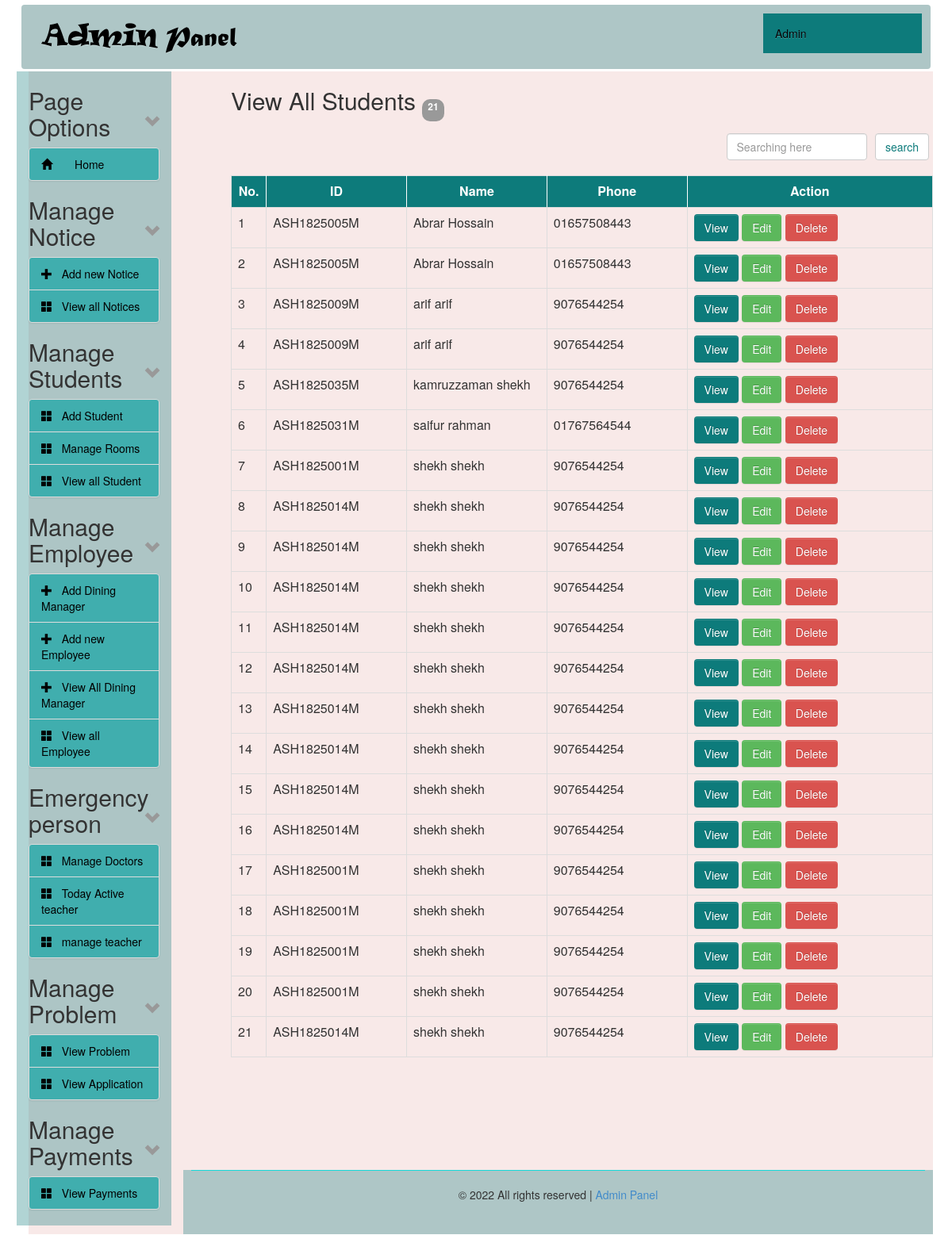
/admin/view_student.php (signed in), run on the app's committed database.
### tables this page shows
CREATE TABLE `tbl_student` (
  `id` int(11) NOT NULL,
  `university_id` varchar(11) NOT NULL,
  `name` varchar(100) NOT NULL,
  `email` varchar(255) NOT NULL,
  `faculty` varchar(100) DEFAULT NULL,
  `phone_no` varchar(15) DEFAULT NULL,
  `address` varchar(100) NOT NULL,
  `room_id` int(11) NOT NULL,
  `session` varchar(100) NOT NULL
);

### admin/view_student.php (the view, shortened to what this page needs)
<?php
include "../config.php";
?>
<?php include "header.php"; ?>
<div class="col-sm-10 col-md-10 col-lg-10">
    <div id="content">
<?php
 $statement=$db->prepare("select count(university_id) from tbl_student");
 $statement->execute();
 $total_student=$statement->fetchAll()[0];
 ?>
 <h2>View All Students <span class="badge"><?php echo "<p>" .$total_student[0] . "</p>"; ?></span></h2>
<div class="">
  <form class="" action="" method="post">
  <table>
    <tr>
      <td width="70%"></td>
      <td><input type="text" class="form-control" name="val" value="" placeholder="Searching here"></td>
      <td><input type="submit" class="form-control" name="search" value="search"></td>
    </tr>
  </table>
  </form>
</div>
<div>
        <table id="data" class="table table-bordered table-hover table-responsive" width="100%">
            <tr style="background-color: #0D7B7B;color: #FFF;height: 40px;">
                <th width="5%" style="text-align: center; border-right: 1px solid #FFF;">No.</th>
                <th width="20%" style="text-align: center; border-right: 1px solid #FFF;">ID</th>
                <th width="20%" style="text-align: center; border-right: 1px solid #FFF;">Name</th>
                <th width="20%" style="text-align: center; border-right: 1px solid #FFF;">Phone</th>
                <th width="45%" style="text-align: center; ">Action</th>
            </tr>
            <?php
            $i = 0;
            if (isset($_POST['search'])) {
              $searchVal=$_POST['val'];
              $statement=$db->prepare("SELECT * FROM tbl_student where name LIKE '%{$searchVal}%' or university_id='$searchVal'  or phone_no='$searchVal'");
              $statement->execute();
            }else{
              $statement = $db->prepare("SELECT * FROM tbl_student ORDER BY name ASC");
              $statement->execute();
            }
            $result = $statement->fetchAll(PDO::FETCH_ASSOC);
            foreach ($result as $row) {
                $i++;
                ?>
                <tr>
                    <td><?= $i; ?></td>
                    <td><?= $row['university_id']; ?></td>
                    <td><?= $row['name']; ?></td>
                    <td><?= $row['phone_no']; ?></td>
                    <td>
                        <a class="btn btn-info" data-toggle="modal" href="#inline<?= $i; ?>">View</a>
                        <a class="btn btn-success" href="edit_student.php?id=<?= $row['id']; ?>">Edit</a>
                        <a class="btn btn-danger" onclick='return confirm("Do you want to delete this student data?")'
                           href="delete_student.php?id=<?= $row['id']; ?>">Delete</a>
                    </td>
                </tr>
                <?php
            }
            ?>
        </table>
    </div>
<?php include "footer.php"; ?>

### admin/style-admin.css (style rules this page uses)
#content { margin-left:60px; height: auto; }
th { text-align: center; }
td, th { padding: 5px; text-align: left; }
.btn-info { color: #fff; background-color: #0D7B7B; border-color: #46b8da; }
.form-control { display: block; width: 100%; height: 34px; padding: 6px 12px; font-size: 14px; line-height: 1.42857143; color: #0D7B7B; background-color: #fff; background-image: none; border: 1px solid #ccc; border-radius: 4px; -webkit-box-shadow: inset 0 1px 1px rgba(0,0,0,.075); box-shadow: inset 0 1px 1px rgba(0,0,0,.075); -webkit-transition: border-color ease-in-out .15s,-webkit-box-shadow ease-in-out .15s; -o-transition: border-color ease-in-out .15s,box-shadow ease-in-out .15s; transition: border-color ease-in-out .15s,box-shadow ease-in-out .15s; }
.btn { display: inline-block; padding: 6px 12px; margin-bottom: 0; font-size: 14px; font-weight: 400; line-height: 1.42857143; text-align: center; white-space: nowrap; vertical-align: middle; -ms-touch-action: manipulation; touch-action: manipulation; cursor: pointer; -webkit-user-select: none; -moz-user-select: none; -ms-user-select: none; user-select: none; background-image: none; border: 1px solid transparent; border-radius: 4px; }
button, input, select, textarea { font-family: inherit; font-size: inherit; line-height: inherit; }
button, html input[type=button], input[type=reset], input[type=submit] { -webkit-appearance: button; cursor: pointer; }
button, input, optgroup, select, textarea { margin: 0; font: inherit; color: inherit; }

### data on the page
tbl_student: university "ASH1825005M", name "Abrar Hossain", phone_no "01657508443"
tbl_student: university "ASH1825005M", name "Abrar Hossain", phone_no "01657508443"
tbl_student: university "ASH1825009M", name "arif arif", phone_no "9076544254"
tbl_student: university "ASH1825009M", name "arif arif", phone_no "9076544254"
tbl_student: university "ASH1825035M", name "kamruzzaman shekh", phone_no "9076544254"
tbl_student: university "ASH1825031M", name "saifur rahman", phone_no "01767564544"
tbl_student: university "ASH1825001M", name "shekh shekh", phone_no "9076544254"
tbl_student: university "ASH1825014M", name "shekh shekh", phone_no "9076544254"
tbl_student: university "ASH1825014M", name "shekh shekh", phone_no "9076544254"
tbl_student: university "ASH1825014M", name "shekh shekh", phone_no "9076544254"
tbl_student: university "ASH1825014M", name "shekh shekh", phone_no "9076544254"
tbl_student: university "ASH1825014M", name "shekh shekh", phone_no "9076544254"
tbl_student: university "ASH1825014M", name "shekh shekh", phone_no "9076544254"
tbl_student: university "ASH1825014M", name "shekh shekh", phone_no "9076544254"
tbl_student: university "ASH1825014M", name "shekh shekh", phone_no "9076544254"
tbl_student: university "ASH1825014M", name "shekh shekh", phone_no "9076544254"
tbl_student: university "ASH1825001M", name "shekh shekh", phone_no "9076544254"
tbl_student: university "ASH1825001M", name "shekh shekh", phone_no "9076544254"
tbl_student: university "ASH1825001M", name "shekh shekh", phone_no "9076544254"
tbl_student: university "ASH1825001M", name "shekh shekh", phone_no "9076544254"
tbl_student: university "ASH1825014M", name "shekh shekh", phone_no "9076544254"

### other printed values
$total_student[0] "21"
